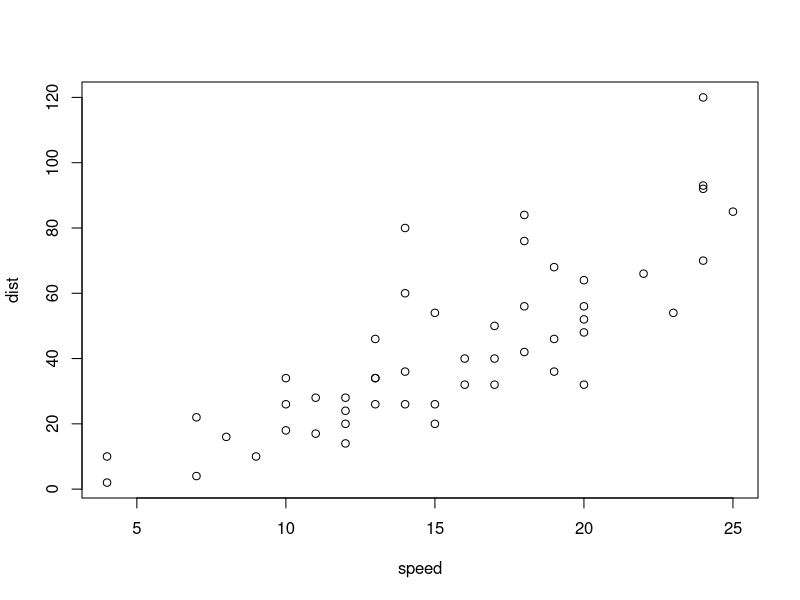
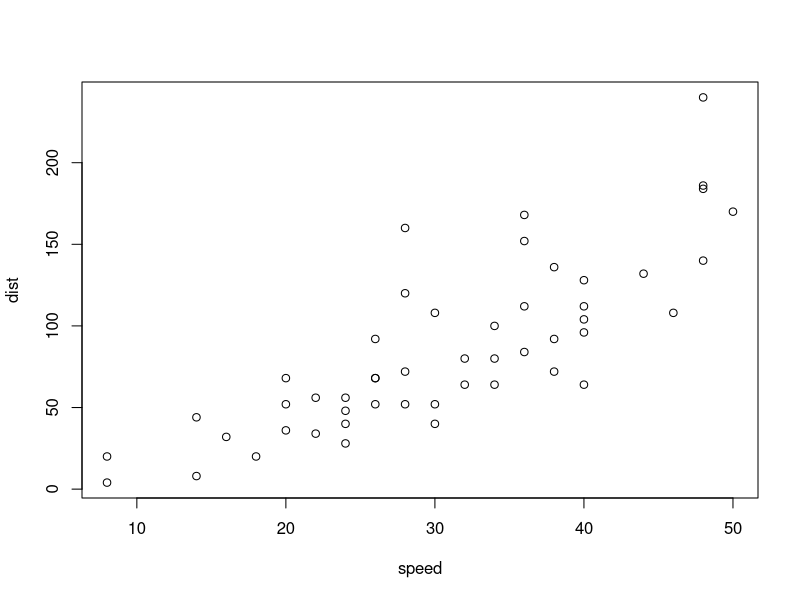
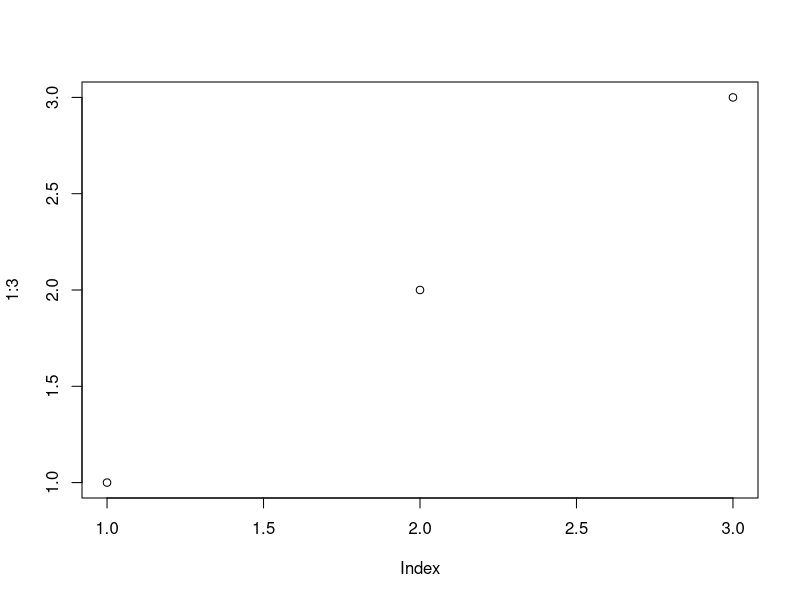
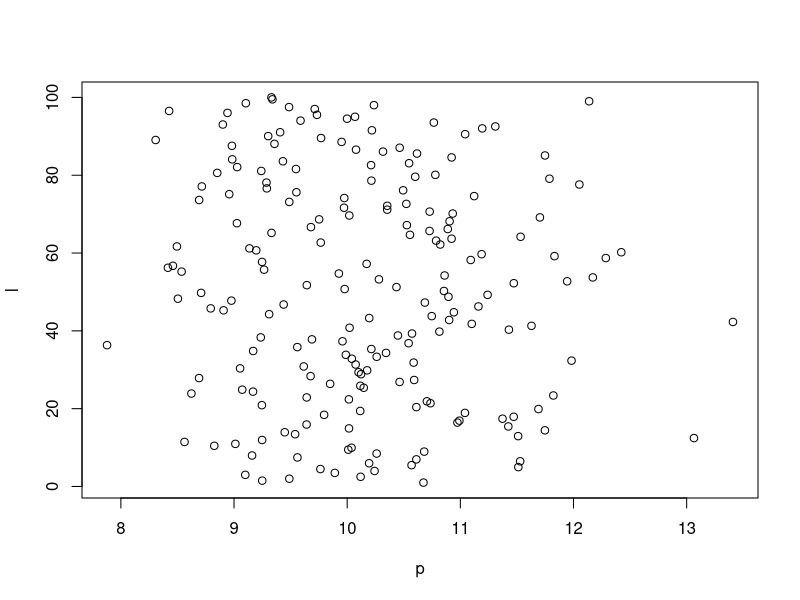
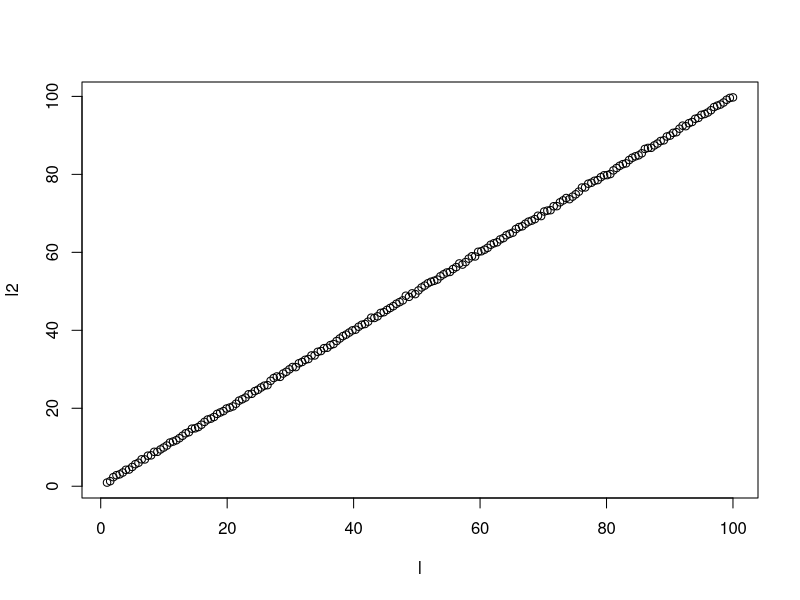

The R source for these figures, in order:
### Test FIle
setwd("C:/Users/Nis/Documents/GitHub/EfficiencyFrontiers")
p <- rnorm(200, mean = 10, sd = 1)
l <- seq(1,100,length.out = 200)



pdf('test.pdf')
plot(p,l)
dev.off()

l2 <- l + rnorm(200,mean = 0,sd = 0.2)

pdf('test2.pdf')
plot(l,l2)
dev.off()


# Make another plot here


plot(cars)

plot(cars*2)


plot(1:3)


# Just add some tect here

lm1 <- lm(l2 ~ l)
